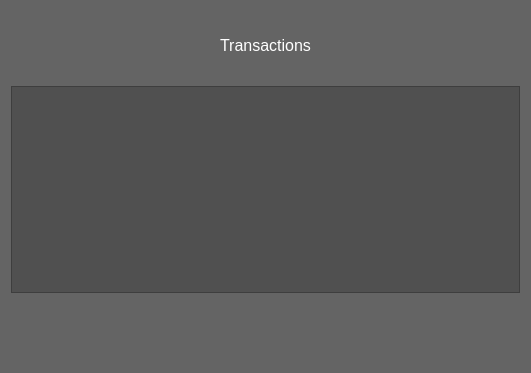
<?xml version="1.0" encoding="UTF-8"?>
<ui version="4.0">
 <class>TransactionsWindow</class>
 <widget class="QWidget" name="TransactionsWindow">
  <property name="geometry">
   <rect>
    <x>0</x>
    <y>0</y>
    <width>531</width>
    <height>373</height>
   </rect>
  </property>
  <property name="sizePolicy">
   <sizepolicy hsizetype="Fixed" vsizetype="Fixed">
    <horstretch>0</horstretch>
    <verstretch>0</verstretch>
   </sizepolicy>
  </property>
  <property name="windowTitle">
   <string>Form</string>
  </property>
  <property name="styleSheet">
   <string notr="true">background-color: rgb(100, 100, 100);</string>
  </property>
  <layout class="QVBoxLayout" name="verticalLayout_2">
   <item>
    <layout class="QVBoxLayout" name="verticalLayout" stretch="1,3,1">
     <item>
      <widget class="QLabel" name="label_welcome">
       <property name="font">
        <font>
         <pointsize>12</pointsize>
        </font>
       </property>
       <property name="styleSheet">
        <string notr="true">color: rgb(255, 255, 255);</string>
       </property>
       <property name="text">
        <string>Transactions</string>
       </property>
       <property name="alignment">
        <set>Qt::AlignCenter</set>
       </property>
      </widget>
     </item>
     <item>
      <widget class="QTableView" name="tableView">
       <property name="font">
        <font>
         <pointsize>10</pointsize>
        </font>
       </property>
       <property name="styleSheet">
        <string notr="true">background-color: rgb(80, 80, 80);
color: rgb(255, 255, 255);</string>
       </property>
      </widget>
     </item>
     <item>
      <spacer name="verticalSpacer">
       <property name="orientation">
        <enum>Qt::Vertical</enum>
       </property>
       <property name="sizeHint" stdset="0">
        <size>
         <width>20</width>
         <height>40</height>
        </size>
       </property>
      </spacer>
     </item>
    </layout>
   </item>
  </layout>
 </widget>
 <resources/>
 <connections/>
</ui>
